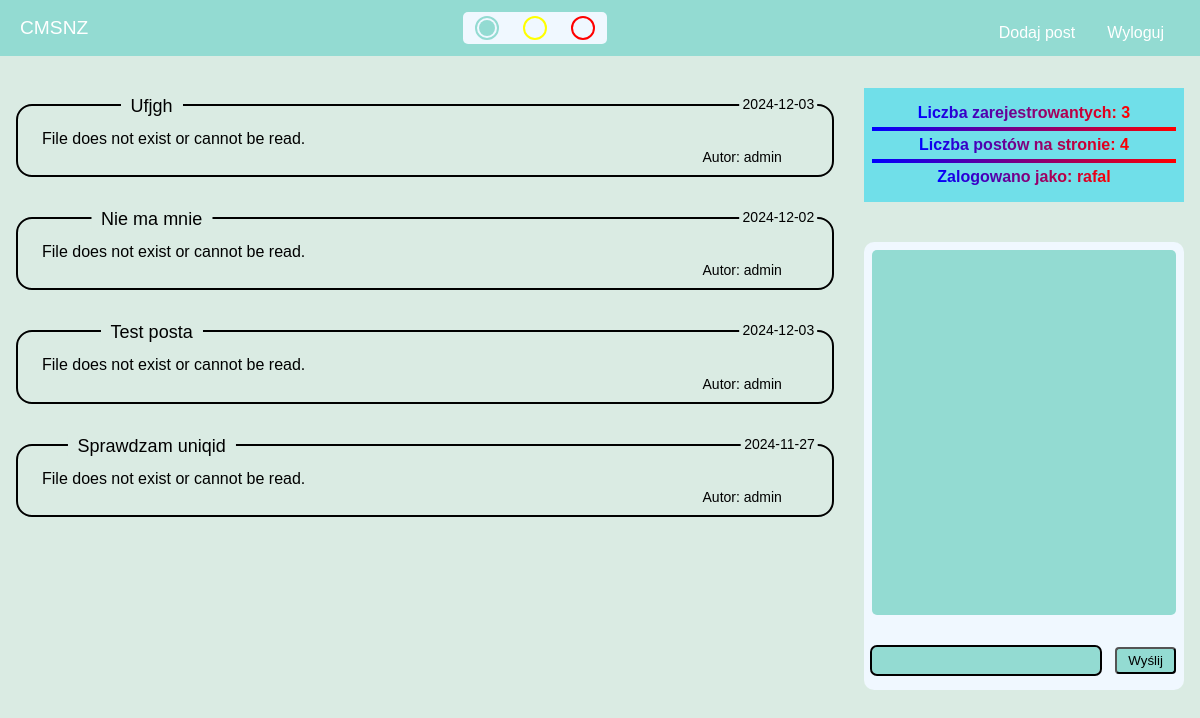
/ (signed in), run on the app's committed database.
### tables this page shows
CREATE TABLE `posts` (
  `ID` int(11) NOT NULL,
  `title` text NOT NULL,
  `content` text NOT NULL,
  `autor` int(11) NOT NULL,
  `date` date NOT NULL,
  `added` datetime NOT NULL DEFAULT current_timestamp(),
  `private` tinyint(1) DEFAULT NULL
);

CREATE TABLE `users` (
  `ID` int(10) UNSIGNED NOT NULL,
  `username` text NOT NULL,
  `email` text NOT NULL,
  `password` text NOT NULL,
  `active` tinyint(1) NOT NULL,
  `added` datetime NOT NULL DEFAULT current_timestamp(),
  `is_admin` tinyint(1) DEFAULT NULL
);

### index.php (the view, shortened to what this page needs)
<?php
include('importy/bazadanych.php');
include('importy/header.php');
    if ($stm = $connect->prepare('SELECT COUNT(ID) as liczbaUzytkownikow FROM users WHERE is_admin != 1;')) {
        $stm->execute();
        $result = $stm->get_result();
        $usersnum = $result->fetch_assoc();
    }
    if (isset($_SESSION['username'])) {
        if ($stm = $connect->prepare('SELECT COUNT(ID) as liczbaPostow FROM posts')) {
            $stm->execute();
            $result = $stm->get_result();
            $postsnum = $result->fetch_assoc();
        }
    }
    else {
        if ($stm = $connect->prepare('SELECT COUNT(ID) as liczbaPostow FROM posts WHERE private = 0')) {
            $stm->execute();
            $result = $stm->get_result();
            $postsnum = $result->fetch_assoc();
        }
    }
if ($stm = $connect->prepare('SELECT * FROM posts JOIN users ON users.ID = posts.autor ORDER BY posts.added DESC;')) {
    $stm->execute();
    $result = $stm->get_result();
?>
<div class="width-10">
    <div class="row">
        <div class="relative-width md-10">
            <?php
            if ($result->num_rows > 0) {
                $postCounter = 1;
                while ($record = $result->fetch_assoc()) {
                    $isPrivate = $record['private'] == 1;
                    $canView = $isPrivate ? isset($_SESSION['username']) : true;
                    if ($canView) { ?>
            <div class="post" style="--order: <?php echo $postCounter; ?>">
                <span class="post-title"><?php echo $record['title']; ?></span>
                <span class="post-date"><?php echo $record['date']; ?></span>
                <span class="post-autor">Autor: <?php echo $record['username']; ?></span>
                <div class="post-content post-hidden" aria-expanded="false">
                    <?php
                                if (file_exists($record['content']) && is_readable($record['content'])) {
                                    $content = file_get_contents($record['content']);
                                    $Parsedown = new Parsedown();
                                    echo nl2br($Parsedown->text($content));
                                } else {
                                    echo "File does not exist or cannot be read.";
                                }
                            ?>
                </div>
            </div>
            <?php }
                    $postCounter++;
                } ?>
        </div>
        <div class="right">
            <div class="info">
                <span class="gradient-text">Liczba zarejestrowantych:
                    <?php echo $usersnum['liczbaUzytkownikow']?>
                </span>
                <hr>
                <span class="gradient-text">Liczba postów na stronie:
                    <?php echo $postsnum['liczbaPostow']?>
                </span>
                <?php
                    if (isset($_SESSION['username'])) {
                        ?>
                <hr>
                <span class="gradient-text">Zalogowano jako: <?php echo $_SESSION['username']?></span>
                <?php
                    }
                ?>
            </div>
            <form class="czat" method="post">
                <div class="bottominput">
                    <input type="text" name="wiadomosc" id="inputsend" <?php
                    if (!isset($_SESSION['username'])) {
                            echo "placeholder='zaloguj się aby czatować' readonly";
                        }
                    ?>>
                    <button type="submit" class='btn-send' <?php
                        if (!isset($_SESSION['username'])) {
                            echo "disabled";
                        }
                    ?>>Wyślij</button>
                </div>
                <div class="chatcontent" id="chatcontent">
                </div>
            </form>
        </div>
    </div>
</div>
<?php
    }
}
else {
    echo'statement problem nie można przygotować';
}
        ?>
<?php
include("importy/footer.php");
?>

### css/general.css (style rules this page uses)
*, *::after, *::before { padding: 0; margin: 0; box-sizing: border-box; }
:root { --color-back: #DAEBE3; --color-panel: #c1d497; --form-outline: #007bff; --text-white: #ffffff; --text-black: #000000; --table-odd: #e2cac1; --table-even: #e2dcd6; --odd-hover: #F3C3B2; --even-hover: #FDE8D3; --form-border: #ccc; --select-white: white; --chat-color: aliceblue; --gradient-from: red; --gradient-to: blue; }
body { font-family: Arial, sans-serif; margin: 0; padding: 0; background-color: var(--color-back); }
.row { display: flex; justify-content: space-between; align-items: flex-start; padding-left: 1em; padding-right: 1em; width: 100%; }
.md-10 { padding: 2em 0em 2em; }
span { white-space: nowrap; }
.post { border: 2px solid var(--text-black); border-radius: 1em; position: relative; padding: 1em; margin: 1em 0 2.5em; width: 100%; animation: dropIn 2s ease forwards; animation-delay: calc(var(--order) * 150ms); color: var(--text-black); }
span { z-index: 1; }
.post-title { position: absolute; top: -10px; left: 12%; transform: translateX(-50%); background-color: var(--color-back); padding: 0 10px; font-size: 18px; text-align: left; margin-left: 2em; }
.post-title::first-letter { text-transform: uppercase; }
.post-date { position: absolute; top: -10px; right: -3%; transform: translateX(-50%); background-color: var(--color-back); padding: 0 3px; font-size: 14px; }
.post-autor { position: absolute; bottom: 10px; right: 0; transform: translateX(-50%); background-color: var(--color-back); padding: 0 5px; font-size: 14px; }
.post-content { margin: 0.5em 0.5em 0.7em; padding-right: 2em; width: 100%; overflow: hidden; display: -webkit-box; line-clamp: 2; -webkit-line-clamp: 3; -webkit-box-orient: vertical; transition: max-height 3s ease; }
.info { background-color: var(--color-panel); top: 4em; color: var(--text-white); padding: 1em 0.5em 1em; font-weight: bold; margin-left: 1em; white-space: nowrap; width: 20em; text-align: center; }
.info .gradient-text { background: linear-gradient(to left, var(--gradient-from),var(--gradient-to)); background-clip: text; -webkit-background-clip: text; -webkit-text-fill-color: transparent; }
.info hr { margin: 5px 0 5px; background: linear-gradient(to left, var(--gradient-from),var(--gradient-to)); height: 4px; border: none; }
.right { margin-left: auto; margin-top: 2em; }
.relative-width { width: 70%; }
:root:has(#domyslny:checked) { --color-back: #DAEBE3; --color-panel: #70dfe9; --form-outline: #007bff; --text-white: #ffffff; --text-black: #000000; --table-odd: #e2cac1; --table-even: #e2dcd6; --odd-hover: #F3C3B2; --even-hover: #FDE8D3; --form-border: #ccc; --select-white: white; --chat-color: aliceblue; --gradient-from: red; --gradient-to: blue; }
.czat { width: 20em; height: 28em; background-color: var(--chat-color); margin-left: 1em; margin-top: 2.5em; color: var(--text-black); display: flex; flex-direction: column-reverse; padding: 0.5em 0.5em 1em; border-radius: 10px; }
.bottominput { display: flex; justify-content: space-between; }
#inputsend { width: 75%; height: 2em; padding: 0.5em; border-radius: 5px; border: none; outline: 2px solid var(--text-black); background-color: var(--color-header); color: var(--text-black); }
.btn-send { width: 20%; height: 2em; color: var(--text-black); border-radius: 4px; background-color: var(--color-header); transition: .5s; }
.chatcontent { width: 100%; height: 100%; overflow-y: auto; background-color: var(--color-header); margin-bottom: 2em; border-radius: 5px; padding: 0.2em; display: flex; flex-direction: column-reverse; }

### css/menu.css (style rules this page uses)
:root { --color-header: #93dbd2; }

### data on the page
posts: title "ufjgh", date "2024-12-03", users.username "admin", shows "File does not exist or cannot be read."
posts: title "nie ma mnie", date "2024-12-02", users.username "admin", shows "File does not exist or cannot be read."
posts: title "test posta", date "2024-12-03", users.username "admin", shows "File does not exist or cannot be read."
posts: title "sprawdzam uniqid", date "2024-11-27", users.username "admin", shows "File does not exist or cannot be read."

### other printed values
$usersnum['liczbaUzytkownikow'] "3"
$postsnum['liczbaPostow'] "4"
$_SESSION['username'] "rafal"
